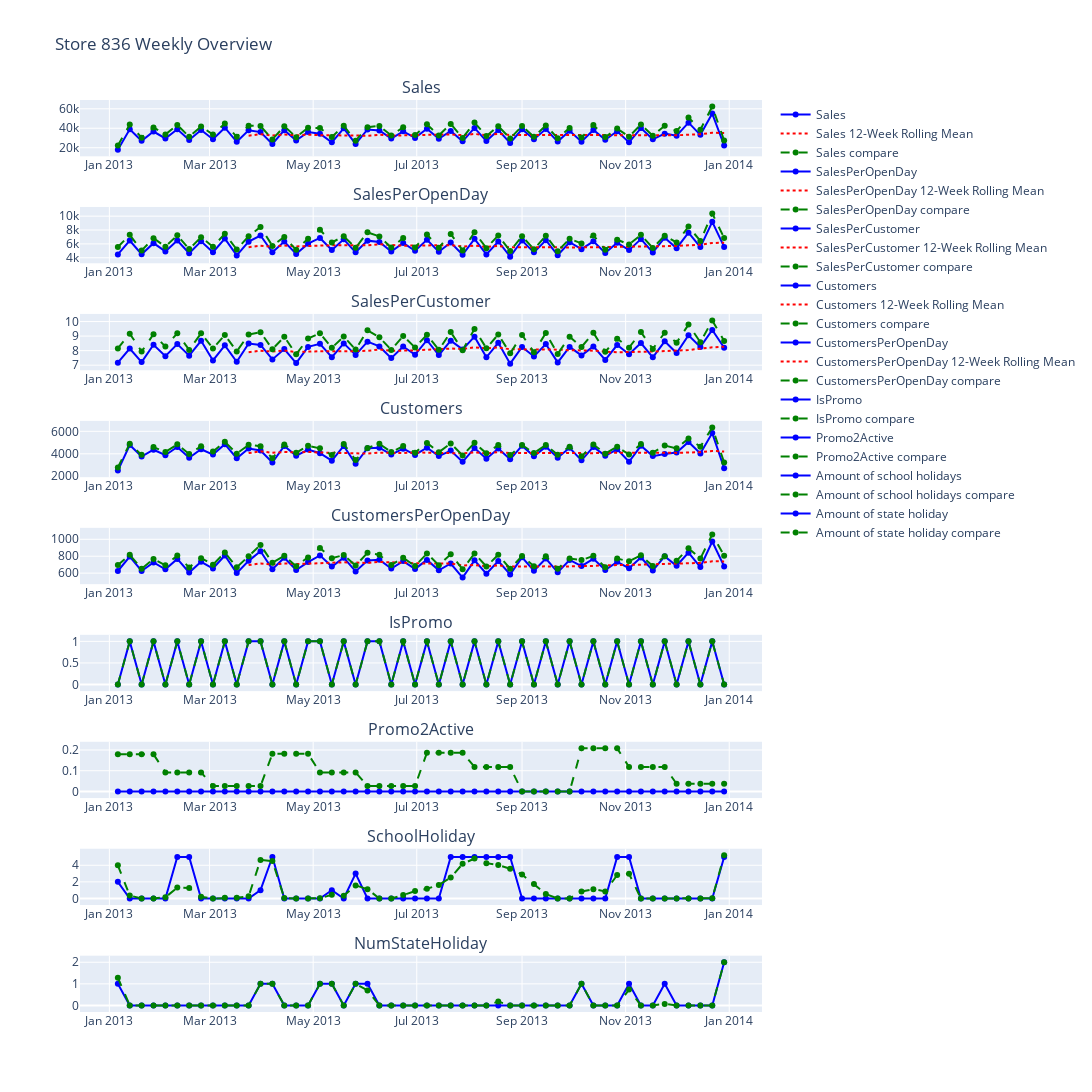

Source (notebook cell):
### Code cell
# plot the weekly overview

rolling_mean_window = 12

# Suppress all warnings in the current cell
with warnings.catch_warnings():
	warnings.simplefilter("ignore")
	# Calculate the rolling mean for the last X weeks for each column
	df_store['Sales_rolling_mean'] = df_store['Sales'].rolling(window=rolling_mean_window).mean()
	df_store['SalesPerOpenDay_rolling_mean'] = df_store['SalesPerOpenDay'].rolling(window=rolling_mean_window).mean()
	df_store['SalesPerCustomer_rolling_mean'] = df_store['SalesPerCustomer'].rolling(window=rolling_mean_window).mean()
	df_store['Customers_rolling_mean'] = df_store['Customers'].rolling(window=rolling_mean_window).mean()
	df_store['CustomersPerOpenDay_rolling_mean'] = df_store['CustomersPerOpenDay'].rolling(window=rolling_mean_window).mean()

# Create a subplot grid
fig = make_subplots(rows=9, cols=1, subplot_titles=('Sales', 'SalesPerOpenDay', 'SalesPerCustomer', 'Customers', 'CustomersPerOpenDay', 'IsPromo', 'Promo2Active', 'SchoolHoliday', 'NumStateHoliday'))

# Add the original and rolling mean plots to the subplot grid
# Sales
fig.add_trace(go.Scatter(x=df_store['Date'], y=df_store['Sales'], mode='lines+markers', name='Sales', line=dict(color='blue')), row=1, col=1)
fig.add_trace(go.Scatter(x=df_store['Date'], y=df_store['Sales_rolling_mean'], mode='lines', name=f'Sales {rolling_mean_window}-Week Rolling Mean', line=dict(dash='dot', color='red')), row=1, col=1)
fig.add_trace(go.Scatter(x=mean_df['Date'], y=mean_df['Sales'], mode='lines+markers', name='Sales compare', line=dict(dash='dash', color='green')), row=1, col=1)

# SalesPerOpenDay
fig.add_trace(go.Scatter(x=df_store['Date'], y=df_store['SalesPerOpenDay'], mode='lines+markers', name='SalesPerOpenDay', line=dict(color='blue')), row=2, col=1)
fig.add_trace(go.Scatter(x=df_store['Date'], y=df_store['SalesPerOpenDay_rolling_mean'], mode='lines', name=f'SalesPerOpenDay {rolling_mean_window}-Week Rolling Mean', line=dict(dash='dot', color='red')), row=2, col=1)
fig.add_trace(go.Scatter(x=mean_df['Date'], y=mean_df['SalesPerOpenDay'], mode='lines+markers', name='SalesPerOpenDay compare', line=dict(dash='dash', color='green')), row=2, col=1)

# SalesPerCustomer
fig.add_trace(go.Scatter(x=df_store['Date'], y=df_store['SalesPerCustomer'], mode='lines+markers', name='SalesPerCustomer', line=dict(color='blue')), row=3, col=1)
fig.add_trace(go.Scatter(x=df_store['Date'], y=df_store['SalesPerCustomer_rolling_mean'], mode='lines', name=f'SalesPerCustomer {rolling_mean_window}-Week Rolling Mean', line=dict(dash='dot', color='red')), row=3, col=1)
fig.add_trace(go.Scatter(x=mean_df['Date'], y=mean_df['SalesPerCustomer'], mode='lines+markers', name='SalesPerCustomer compare', line=dict(dash='dash', color='green')), row=3, col=1)

# Customers
fig.add_trace(go.Scatter(x=df_store['Date'], y=df_store['Customers'], mode='lines+markers', name='Customers', line=dict(color='blue')), row=4, col=1)
fig.add_trace(go.Scatter(x=df_store['Date'], y=df_store['Customers_rolling_mean'], mode='lines', name=f'Customers {rolling_mean_window}-Week Rolling Mean', line=dict(dash='dot', color='red')), row=4, col=1)
fig.add_trace(go.Scatter(x=mean_df['Date'], y=mean_df['Customers'], mode='lines+markers', name='Customers compare', line=dict(dash='dash', color='green')), row=4, col=1)

# CustomersPerOpenDay
fig.add_trace(go.Scatter(x=df_store['Date'], y=df_store['CustomersPerOpenDay'], mode='lines+markers', name='CustomersPerOpenDay', line=dict(color='blue')), row=5, col=1)
fig.add_trace(go.Scatter(x=df_store['Date'], y=df_store['CustomersPerOpenDay_rolling_mean'], mode='lines', name=f'CustomersPerOpenDay {rolling_mean_window}-Week Rolling Mean', line=dict(dash='dot', color='red')), row=5, col=1)
fig.add_trace(go.Scatter(x=mean_df['Date'], y=mean_df['CustomersPerOpenDay'], mode='lines+markers', name='CustomersPerOpenDay compare', line=dict(dash='dash', color='green')), row=5, col=1)

# IsPromo
fig.add_trace(go.Scatter(x=df_store['Date'], y=df_store['IsPromo'], mode='lines+markers', name='IsPromo', line=dict(color='blue')), row=6, col=1)
fig.add_trace(go.Scatter(x=mean_df['Date'], y=mean_df['IsPromo'], mode='lines+markers', name='IsPromo compare', line=dict(dash='dash', color='green')), row=6, col=1)

# Promo2Active
fig.add_trace(go.Scatter(x=df_store['Date'], y=df_store['Promo2Active'], mode='lines+markers', name='Promo2Active', line=dict(color='blue')), row=7, col=1)
fig.add_trace(go.Scatter(x=mean_df['Date'], y=mean_df['Promo2Active'], mode='lines+markers', name='Promo2Active compare', line=dict(dash='dash', color='green')), row=7, col=1)

# SchoolHoliday
fig.add_trace(go.Scatter(x=df_store['Date'], y=df_store['SchoolHoliday'], mode='lines+markers', name='Amount of school holidays', line=dict(color='blue')), row=8, col=1)
fig.add_trace(go.Scatter(x=mean_df['Date'], y=mean_df['SchoolHoliday'], mode='lines+markers', name='Amount of school holidays compare', line=dict(dash='dash', color='green')), row=8, col=1)

# NumStateHoliday
fig.add_trace(go.Scatter(x=df_store['Date'], y=df_store['NumStateHoliday'], mode='lines+markers', name='Amount of state holiday', line=dict(color='blue')), row=9, col=1)
fig.add_trace(go.Scatter(x=mean_df['Date'], y=mean_df['NumStateHoliday'], mode='lines+markers', name='Amount of state holiday compare', line=dict(dash='dash', color='green')), row=9, col=1)

# Update layout (set layout properties and show the legend)
fig.update_layout(height=1800, width=1400, title_text=f"Store {StoreId} Weekly Overview", showlegend=True)

# Show the figure
print( '\033[1m' + 'Info: The compare numbers are the average of the same store type and assortment'+ '\033[0m')
fig.show()
